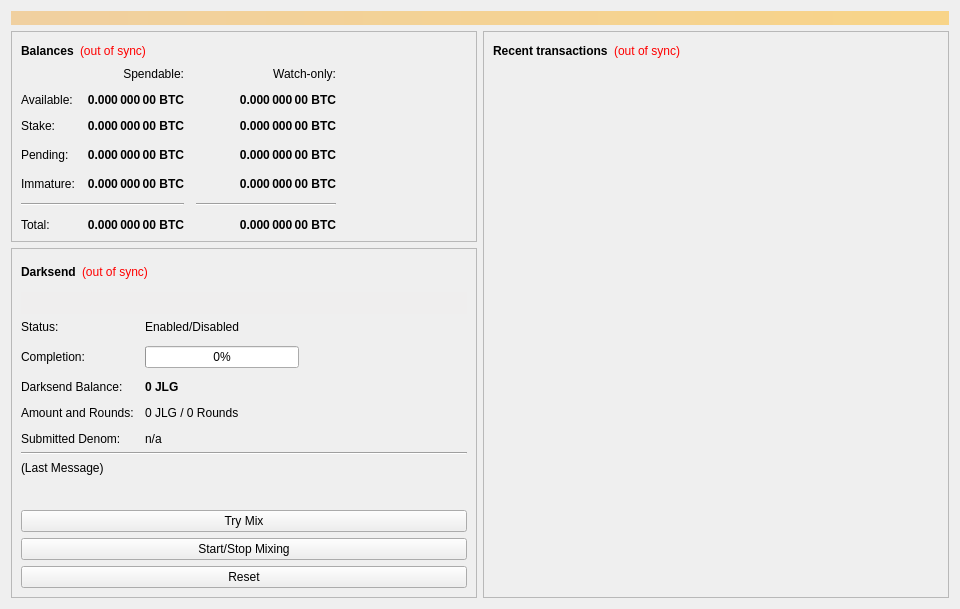
<?xml version="1.0" encoding="UTF-8"?>
<ui version="4.0">
 <class>OverviewPage</class>
 <widget class="QWidget" name="OverviewPage">
  <property name="geometry">
   <rect>
    <x>0</x>
    <y>0</y>
    <width>960</width>
    <height>594</height>
   </rect>
  </property>
  <property name="minimumSize">
   <size>
    <width>960</width>
    <height>0</height>
   </size>
  </property>
  <property name="windowTitle">
   <string>Form</string>
  </property>
  <layout class="QVBoxLayout" name="topLayout">
   <item>
    <widget class="QLabel" name="labelAlerts">
     <property name="visible">
      <bool>false</bool>
     </property>
     <property name="styleSheet">
      <string notr="true">background-color: qlineargradient(x1: 0, y1: 0, x2: 1, y2: 0, stop:0 #F0D0A0, stop:1 #F8D488); color:#000000;</string>
     </property>
     <property name="wordWrap">
      <bool>true</bool>
     </property>
     <property name="margin">
      <number>3</number>
     </property>
    </widget>
   </item>
   <item>
    <layout class="QHBoxLayout" name="horizontalLayout" stretch="1,1">
     <item>
      <layout class="QVBoxLayout" name="verticalLayout_2">
       <item>
        <widget class="QFrame" name="frame">
         <property name="frameShape">
          <enum>QFrame::StyledPanel</enum>
         </property>
         <property name="frameShadow">
          <enum>QFrame::Raised</enum>
         </property>
         <layout class="QVBoxLayout" name="verticalLayout_4">
          <item>
           <layout class="QHBoxLayout" name="horizontalLayout_4">
            <item>
             <widget class="QLabel" name="label_5">
              <property name="font">
               <font>
                <weight>75</weight>
                <bold>true</bold>
               </font>
              </property>
              <property name="text">
               <string>Balances</string>
              </property>
             </widget>
            </item>
            <item>
             <widget class="QLabel" name="labelWalletStatus">
              <property name="cursor">
               <cursorShape>WhatsThisCursor</cursorShape>
              </property>
              <property name="toolTip">
               <string>The displayed information may be out of date. Your wallet automatically synchronizes with the JoltGas network after a connection is established, but this process has not completed yet.</string>
              </property>
              <property name="styleSheet">
               <string notr="true">QLabel { color: red; }</string>
              </property>
              <property name="text">
               <string notr="true">(out of sync)</string>
              </property>
              <property name="alignment">
               <set>Qt::AlignLeading|Qt::AlignLeft|Qt::AlignVCenter</set>
              </property>
             </widget>
            </item>
            <item>
             <spacer name="horizontalSpacer_3">
              <property name="orientation">
               <enum>Qt::Horizontal</enum>
              </property>
              <property name="sizeHint" stdset="0">
               <size>
                <width>40</width>
                <height>20</height>
               </size>
              </property>
             </spacer>
            </item>
           </layout>
          </item>
          <item>
           <layout class="QGridLayout" name="gridLayout">
            <property name="spacing">
             <number>12</number>
            </property>
            <item row="3" column="2">
             <widget class="QLabel" name="labelWatchPending">
              <property name="font">
               <font>
                <weight>75</weight>
                <bold>true</bold>
               </font>
              </property>
              <property name="cursor">
               <cursorShape>IBeamCursor</cursorShape>
              </property>
              <property name="toolTip">
               <string>Unconfirmed transactions to watch-only addresses</string>
              </property>
              <property name="text">
               <string notr="true">0.000 000 00 BTC</string>
              </property>
              <property name="alignment">
               <set>Qt::AlignRight|Qt::AlignTrailing|Qt::AlignVCenter</set>
              </property>
              <property name="textInteractionFlags">
               <set>Qt::LinksAccessibleByMouse|Qt::TextSelectableByKeyboard|Qt::TextSelectableByMouse</set>
              </property>
             </widget>
            </item>
            <item row="3" column="1">
             <widget class="QLabel" name="labelUnconfirmed">
              <property name="font">
               <font>
                <weight>75</weight>
                <bold>true</bold>
               </font>
              </property>
              <property name="cursor">
               <cursorShape>IBeamCursor</cursorShape>
              </property>
              <property name="toolTip">
               <string>Total of transactions that have yet to be confirmed, and do not yet count toward the spendable balance</string>
              </property>
              <property name="text">
               <string notr="true">0.000 000 00 BTC</string>
              </property>
              <property name="alignment">
               <set>Qt::AlignRight|Qt::AlignTrailing|Qt::AlignVCenter</set>
              </property>
              <property name="textInteractionFlags">
               <set>Qt::LinksAccessibleByMouse|Qt::TextSelectableByKeyboard|Qt::TextSelectableByMouse</set>
              </property>
             </widget>
            </item>
            <item row="4" column="2">
             <widget class="QLabel" name="labelWatchImmature">
              <property name="font">
               <font>
                <weight>75</weight>
                <bold>true</bold>
               </font>
              </property>
              <property name="cursor">
               <cursorShape>IBeamCursor</cursorShape>
              </property>
              <property name="toolTip">
               <string>Mined balance in watch-only addresses that has not yet matured</string>
              </property>
              <property name="text">
               <string notr="true">0.000 000 00 BTC</string>
              </property>
              <property name="alignment">
               <set>Qt::AlignRight|Qt::AlignTrailing|Qt::AlignVCenter</set>
              </property>
              <property name="textInteractionFlags">
               <set>Qt::LinksAccessibleByMouse|Qt::TextSelectableByKeyboard|Qt::TextSelectableByMouse</set>
              </property>
             </widget>
            </item>
            <item row="5" column="0" colspan="2">
             <widget class="Line" name="lineSpendableBalance">
              <property name="orientation">
               <enum>Qt::Horizontal</enum>
              </property>
             </widget>
            </item>
            <item row="5" column="2">
             <widget class="Line" name="lineWatchBalance">
              <property name="sizePolicy">
               <sizepolicy hsizetype="Preferred" vsizetype="Fixed">
                <horstretch>0</horstretch>
                <verstretch>0</verstretch>
               </sizepolicy>
              </property>
              <property name="minimumSize">
               <size>
                <width>140</width>
                <height>0</height>
               </size>
              </property>
              <property name="orientation">
               <enum>Qt::Horizontal</enum>
              </property>
             </widget>
            </item>
            <item row="6" column="0">
             <widget class="QLabel" name="labelTotalText">
              <property name="text">
               <string>Total:</string>
              </property>
             </widget>
            </item>
            <item row="4" column="1">
             <widget class="QLabel" name="labelImmature">
              <property name="font">
               <font>
                <weight>75</weight>
                <bold>true</bold>
               </font>
              </property>
              <property name="cursor">
               <cursorShape>IBeamCursor</cursorShape>
              </property>
              <property name="toolTip">
               <string>Mined balance that has not yet matured</string>
              </property>
              <property name="text">
               <string notr="true">0.000 000 00 BTC</string>
              </property>
              <property name="alignment">
               <set>Qt::AlignRight|Qt::AlignTrailing|Qt::AlignVCenter</set>
              </property>
              <property name="textInteractionFlags">
               <set>Qt::LinksAccessibleByMouse|Qt::TextSelectableByKeyboard|Qt::TextSelectableByMouse</set>
              </property>
             </widget>
            </item>
            <item row="3" column="3">
             <spacer name="horizontalSpacer_2">
              <property name="orientation">
               <enum>Qt::Horizontal</enum>
              </property>
              <property name="sizeHint" stdset="0">
               <size>
                <width>40</width>
                <height>20</height>
               </size>
              </property>
             </spacer>
            </item>
            <item row="4" column="0">
             <widget class="QLabel" name="labelImmatureText">
              <property name="text">
               <string>Immature:</string>
              </property>
             </widget>
            </item>
            <item row="6" column="1">
             <widget class="QLabel" name="labelTotal">
              <property name="font">
               <font>
                <weight>75</weight>
                <bold>true</bold>
               </font>
              </property>
              <property name="cursor">
               <cursorShape>IBeamCursor</cursorShape>
              </property>
              <property name="toolTip">
               <string>Your current total balance</string>
              </property>
              <property name="text">
               <string notr="true">0.000 000 00 BTC</string>
              </property>
              <property name="alignment">
               <set>Qt::AlignRight|Qt::AlignTrailing|Qt::AlignVCenter</set>
              </property>
              <property name="textInteractionFlags">
               <set>Qt::LinksAccessibleByMouse|Qt::TextSelectableByKeyboard|Qt::TextSelectableByMouse</set>
              </property>
             </widget>
            </item>
            <item row="6" column="2">
             <widget class="QLabel" name="labelWatchTotal">
              <property name="font">
               <font>
                <weight>75</weight>
                <bold>true</bold>
               </font>
              </property>
              <property name="cursor">
               <cursorShape>IBeamCursor</cursorShape>
              </property>
              <property name="toolTip">
               <string>Current total balance in watch-only addresses</string>
              </property>
              <property name="text">
               <string notr="true">0.000 000 00 BTC</string>
              </property>
              <property name="alignment">
               <set>Qt::AlignRight|Qt::AlignTrailing|Qt::AlignVCenter</set>
              </property>
              <property name="textInteractionFlags">
               <set>Qt::LinksAccessibleByMouse|Qt::TextSelectableByKeyboard|Qt::TextSelectableByMouse</set>
              </property>
             </widget>
            </item>
            <item row="0" column="2">
             <widget class="QLabel" name="labelWatchonly">
              <property name="text">
               <string>Watch-only:</string>
              </property>
              <property name="alignment">
               <set>Qt::AlignRight|Qt::AlignTrailing|Qt::AlignVCenter</set>
              </property>
             </widget>
            </item>
            <item row="1" column="0">
             <widget class="QLabel" name="labelBalanceText">
              <property name="text">
               <string>Available:</string>
              </property>
             </widget>
            </item>
            <item row="1" column="1">
             <widget class="QLabel" name="labelBalance">
              <property name="font">
               <font>
                <weight>75</weight>
                <bold>true</bold>
               </font>
              </property>
              <property name="cursor">
               <cursorShape>IBeamCursor</cursorShape>
              </property>
              <property name="toolTip">
               <string>Your current spendable balance</string>
              </property>
              <property name="text">
               <string notr="true">0.000 000 00 BTC</string>
              </property>
              <property name="alignment">
               <set>Qt::AlignRight|Qt::AlignTrailing|Qt::AlignVCenter</set>
              </property>
              <property name="textInteractionFlags">
               <set>Qt::LinksAccessibleByMouse|Qt::TextSelectableByKeyboard|Qt::TextSelectableByMouse</set>
              </property>
             </widget>
            </item>
            <item row="2" column="0">
             <widget class="QLabel" name="label_10">
              <property name="text">
               <string>Stake:</string>
              </property>
             </widget>
            </item>
            <item row="2" column="1">
             <widget class="QLabel" name="labelStake">
              <property name="font">
               <font>
                <weight>75</weight>
                <bold>true</bold>
               </font>
              </property>
              <property name="cursor">
               <cursorShape>IBeamCursor</cursorShape>
              </property>
              <property name="toolTip">
               <string>Total of coins that was staked, and do not yet count toward the current balance</string>
              </property>
              <property name="text">
               <string notr="true">0.000 000 00 BTC</string>
              </property>
              <property name="alignment">
               <set>Qt::AlignRight|Qt::AlignTrailing|Qt::AlignVCenter</set>
              </property>
              <property name="textInteractionFlags">
               <set>Qt::LinksAccessibleByMouse|Qt::TextSelectableByKeyboard|Qt::TextSelectableByMouse</set>
              </property>
             </widget>
            </item>
            <item row="2" column="2">
             <widget class="QLabel" name="labelWatchStake">
              <property name="font">
               <font>
                <weight>75</weight>
                <bold>true</bold>
               </font>
              </property>
              <property name="cursor">
               <cursorShape>IBeamCursor</cursorShape>
              </property>
              <property name="toolTip">
               <string>Total of coins that was staked in watch-only addresses, and do not yet count toward the current watch-only balance</string>
              </property>
              <property name="text">
               <string notr="true">0.000 000 00 BTC</string>
              </property>
              <property name="alignment">
               <set>Qt::AlignRight|Qt::AlignTrailing|Qt::AlignVCenter</set>
              </property>
              <property name="textInteractionFlags">
               <set>Qt::LinksAccessibleByMouse|Qt::TextSelectableByKeyboard|Qt::TextSelectableByMouse</set>
              </property>
             </widget>
            </item>
            <item row="1" column="2">
             <widget class="QLabel" name="labelWatchAvailable">
              <property name="font">
               <font>
                <weight>75</weight>
                <bold>true</bold>
               </font>
              </property>
              <property name="cursor">
               <cursorShape>IBeamCursor</cursorShape>
              </property>
              <property name="toolTip">
               <string>Your current balance in watch-only addresses</string>
              </property>
              <property name="text">
               <string notr="true">0.000 000 00 BTC</string>
              </property>
              <property name="alignment">
               <set>Qt::AlignRight|Qt::AlignTrailing|Qt::AlignVCenter</set>
              </property>
              <property name="textInteractionFlags">
               <set>Qt::LinksAccessibleByMouse|Qt::TextSelectableByKeyboard|Qt::TextSelectableByMouse</set>
              </property>
             </widget>
            </item>
            <item row="3" column="0">
             <widget class="QLabel" name="labelPendingText">
              <property name="text">
               <string>Pending:</string>
              </property>
             </widget>
            </item>
            <item row="0" column="1">
             <widget class="QLabel" name="labelSpendable">
              <property name="text">
               <string>Spendable:</string>
              </property>
              <property name="alignment">
               <set>Qt::AlignRight|Qt::AlignTrailing|Qt::AlignVCenter</set>
              </property>
             </widget>
            </item>
           </layout>
          </item>
         </layout>
        </widget>
       </item>
       <item>
        <widget class="QFrame" name="frameDarksend">
         <property name="sizePolicy">
          <sizepolicy hsizetype="Expanding" vsizetype="Expanding">
           <horstretch>0</horstretch>
           <verstretch>0</verstretch>
          </sizepolicy>
         </property>
         <property name="minimumSize">
          <size>
           <width>0</width>
           <height>350</height>
          </size>
         </property>
         <property name="layoutDirection">
          <enum>Qt::LeftToRight</enum>
         </property>
         <property name="frameShape">
          <enum>QFrame::StyledPanel</enum>
         </property>
         <property name="frameShadow">
          <enum>QFrame::Raised</enum>
         </property>
         <layout class="QVBoxLayout" name="verticalLayout_5">
          <item>
           <layout class="QHBoxLayout" name="horizontalLayout_5">
            <item>
             <widget class="QLabel" name="label_2">
              <property name="font">
               <font>
                <weight>75</weight>
                <bold>true</bold>
               </font>
              </property>
              <property name="text">
               <string>Darksend</string>
              </property>
             </widget>
            </item>
            <item>
             <widget class="QLabel" name="labelDarksendSyncStatus">
              <property name="toolTip">
               <string>The displayed information may be out of date. Your wallet automatically synchronizes with the JoltGas network after a connection is established, but this process has not completed yet.</string>
              </property>
              <property name="styleSheet">
               <string notr="true">QLabel { color: red; }</string>
              </property>
              <property name="text">
               <string notr="true">(out of sync)</string>
              </property>
              <property name="alignment">
               <set>Qt::AlignLeading|Qt::AlignLeft|Qt::AlignVCenter</set>
              </property>
             </widget>
            </item>
            <item>
             <spacer name="horizontalSpacer_4">
              <property name="orientation">
               <enum>Qt::Horizontal</enum>
              </property>
              <property name="sizeHint" stdset="0">
               <size>
                <width>40</width>
                <height>20</height>
               </size>
              </property>
             </spacer>
            </item>
           </layout>
          </item>
          <item>
           <widget class="QPushButton" name="runAutoDenom">
            <property name="palette">
             <palette>
              <active>
               <colorrole role="WindowText">
                <brush brushstyle="SolidPattern">
                 <color alpha="255">
                  <red>0</red>
                  <green>0</green>
                  <blue>0</blue>
                 </color>
                </brush>
               </colorrole>
               <colorrole role="Button">
                <brush brushstyle="SolidPattern">
                 <color alpha="255">
                  <red>239</red>
                  <green>238</green>
                  <blue>238</blue>
                 </color>
                </brush>
               </colorrole>
               <colorrole role="Light">
                <brush brushstyle="SolidPattern">
                 <color alpha="255">
                  <red>255</red>
                  <green>255</green>
                  <blue>255</blue>
                 </color>
                </brush>
               </colorrole>
               <colorrole role="Midlight">
                <brush brushstyle="SolidPattern">
                 <color alpha="255">
                  <red>247</red>
                  <green>246</green>
                  <blue>246</blue>
                 </color>
                </brush>
               </colorrole>
               <colorrole role="Dark">
                <brush brushstyle="SolidPattern">
                 <color alpha="255">
                  <red>119</red>
                  <green>119</green>
                  <blue>119</blue>
                 </color>
                </brush>
               </colorrole>
               <colorrole role="Mid">
                <brush brushstyle="SolidPattern">
                 <color alpha="255">
                  <red>159</red>
                  <green>159</green>
                  <blue>159</blue>
                 </color>
                </brush>
               </colorrole>
               <colorrole role="Text">
                <brush brushstyle="SolidPattern">
                 <color alpha="255">
                  <red>0</red>
                  <green>0</green>
                  <blue>0</blue>
                 </color>
                </brush>
               </colorrole>
               <colorrole role="BrightText">
                <brush brushstyle="SolidPattern">
                 <color alpha="255">
                  <red>255</red>
                  <green>255</green>
                  <blue>255</blue>
                 </color>
                </brush>
               </colorrole>
               <colorrole role="ButtonText">
                <brush brushstyle="SolidPattern">
                 <color alpha="255">
                  <red>0</red>
                  <green>0</green>
                  <blue>0</blue>
                 </color>
                </brush>
               </colorrole>
               <colorrole role="Base">
                <brush brushstyle="SolidPattern">
                 <color alpha="255">
                  <red>255</red>
                  <green>255</green>
                  <blue>255</blue>
                 </color>
                </brush>
               </colorrole>
               <colorrole role="Window">
                <brush brushstyle="SolidPattern">
                 <color alpha="255">
                  <red>239</red>
                  <green>238</green>
                  <blue>238</blue>
                 </color>
                </brush>
               </colorrole>
               <colorrole role="Shadow">
                <brush brushstyle="SolidPattern">
                 <color alpha="255">
                  <red>0</red>
                  <green>0</green>
                  <blue>0</blue>
                 </color>
                </brush>
               </colorrole>
               <colorrole role="AlternateBase">
                <brush brushstyle="SolidPattern">
                 <color alpha="255">
                  <red>247</red>
                  <green>246</green>
                  <blue>246</blue>
                 </color>
                </brush>
               </colorrole>
               <colorrole role="ToolTipBase">
                <brush brushstyle="SolidPattern">
                 <color alpha="255">
                  <red>255</red>
                  <green>255</green>
                  <blue>220</blue>
                 </color>
                </brush>
               </colorrole>
               <colorrole role="ToolTipText">
                <brush brushstyle="SolidPattern">
                 <color alpha="255">
                  <red>0</red>
                  <green>0</green>
                  <blue>0</blue>
                 </color>
                </brush>
               </colorrole>
              </active>
              <inactive>
               <colorrole role="WindowText">
                <brush brushstyle="SolidPattern">
                 <color alpha="255">
                  <red>0</red>
                  <green>0</green>
                  <blue>0</blue>
                 </color>
                </brush>
               </colorrole>
               <colorrole role="Button">
                <brush brushstyle="SolidPattern">
                 <color alpha="255">
                  <red>239</red>
                  <green>238</green>
                  <blue>238</blue>
                 </color>
                </brush>
               </colorrole>
               <colorrole role="Light">
                <brush brushstyle="SolidPattern">
                 <color alpha="255">
                  <red>255</red>
                  <green>255</green>
                  <blue>255</blue>
                 </color>
                </brush>
               </colorrole>
               <colorrole role="Midlight">
                <brush brushstyle="SolidPattern">
                 <color alpha="255">
                  <red>247</red>
                  <green>246</green>
                  <blue>246</blue>
                 </color>
                </brush>
               </colorrole>
               <colorrole role="Dark">
                <brush brushstyle="SolidPattern">
                 <color alpha="255">
                  <red>119</red>
                  <green>119</green>
                  <blue>119</blue>
                 </color>
                </brush>
               </colorrole>
               <colorrole role="Mid">
                <brush brushstyle="SolidPattern">
                 <color alpha="255">
                  <red>159</red>
                  <green>159</green>
                  <blue>159</blue>
                 </color>
                </brush>
               </colorrole>
               <colorrole role="Text">
                <brush brushstyle="SolidPattern">
                 <color alpha="255">
                  <red>0</red>
                  <green>0</green>
                  <blue>0</blue>
                 </color>
                </brush>
               </colorrole>
               <colorrole role="BrightText">
                <brush brushstyle="SolidPattern">
                 <color alpha="255">
                  <red>255</red>
                  <green>255</green>
                  <blue>255</blue>
                 </color>
                </brush>
               </colorrole>
               <colorrole role="ButtonText">
                <brush brushstyle="SolidPattern">
                 <color alpha="255">
                  <red>0</red>
                  <green>0</green>
                  <blue>0</blue>
                 </color>
                </brush>
               </colorrole>
               <colorrole role="Base">
                <brush brushstyle="SolidPattern">
                 <color alpha="255">
                  <red>255</red>
                  <green>255</green>
                  <blue>255</blue>
                 </color>
                </brush>
               </colorrole>
               <colorrole role="Window">
                <brush brushstyle="SolidPattern">
                 <color alpha="255">
                  <red>239</red>
                  <green>238</green>
                  <blue>238</blue>
                 </color>
                </brush>
               </colorrole>
               <colorrole role="Shadow">
                <brush brushstyle="SolidPattern">
                 <color alpha="255">
                  <red>0</red>
                  <green>0</green>
                  <blue>0</blue>
                 </color>
                </brush>
               </colorrole>
               <colorrole role="AlternateBase">
                <brush brushstyle="SolidPattern">
                 <color alpha="255">
                  <red>247</red>
                  <green>246</green>
                  <blue>246</blue>
                 </color>
                </brush>
               </colorrole>
               <colorrole role="ToolTipBase">
                <brush brushstyle="SolidPattern">
                 <color alpha="255">
                  <red>255</red>
                  <green>255</green>
                  <blue>220</blue>
                 </color>
                </brush>
               </colorrole>
               <colorrole role="ToolTipText">
                <brush brushstyle="SolidPattern">
                 <color alpha="255">
                  <red>0</red>
                  <green>0</green>
                  <blue>0</blue>
                 </color>
                </brush>
               </colorrole>
              </inactive>
              <disabled>
               <colorrole role="WindowText">
                <brush brushstyle="SolidPattern">
                 <color alpha="255">
                  <red>119</red>
                  <green>119</green>
                  <blue>119</blue>
                 </color>
                </brush>
               </colorrole>
               <colorrole role="Button">
                <brush brushstyle="SolidPattern">
                 <color alpha="255">
                  <red>239</red>
                  <green>238</green>
                  <blue>238</blue>
                 </color>
                </brush>
               </colorrole>
               <colorrole role="Light">
                <brush brushstyle="SolidPattern">
                 <color alpha="255">
                  <red>255</red>
                  <green>255</green>
                  <blue>255</blue>
                 </color>
                </brush>
               </colorrole>
               <colorrole role="Midlight">
                <brush brushstyle="SolidPattern">
                 <color alpha="255">
                  <red>247</red>
                  <green>246</green>
                  <blue>246</blue>
                 </color>
                </brush>
               </colorrole>
               <colorrole role="Dark">
                <brush brushstyle="SolidPattern">
                 <color alpha="255">
                  <red>119</red>
                  <green>119</green>
                  <blue>119</blue>
                 </color>
                </brush>
               </colorrole>
               <colorrole role="Mid">
                <brush brushstyle="SolidPattern">
                 <color alpha="255">
                  <red>159</red>
                  <green>159</green>
                  <blue>159</blue>
                 </color>
                </brush>
               </colorrole>
               <colorrole role="Text">
                <brush brushstyle="SolidPattern">
                 <color alpha="255">
                  <red>119</red>
                  <green>119</green>
                  <blue>119</blue>
                 </color>
                </brush>
               </colorrole>
               <colorrole role="BrightText">
                <brush brushstyle="SolidPattern">
                 <color alpha="255">
                  <red>255</red>
                  <green>255</green>
                  <blue>255</blue>
                 </color>
                </brush>
               </colorrole>
               <colorrole role="ButtonText">
                <brush brushstyle="SolidPattern">
                 <color alpha="255">
                  <red>119</red>
                  <green>119</green>
                  <blue>119</blue>
                 </color>
                </brush>
               </colorrole>
               <colorrole role="Base">
                <brush brushstyle="SolidPattern">
                 <color alpha="255">
                  <red>239</red>
                  <green>238</green>
                  <blue>238</blue>
                 </color>
                </brush>
               </colorrole>
               <colorrole role="Window">
                <brush brushstyle="SolidPattern">
                 <color alpha="255">
                  <red>239</red>
                  <green>238</green>
                  <blue>238</blue>
                 </color>
                </brush>
               </colorrole>
               <colorrole role="Shadow">
                <brush brushstyle="SolidPattern">
                 <color alpha="255">
                  <red>0</red>
                  <green>0</green>
                  <blue>0</blue>
                 </color>
                </brush>
               </colorrole>
               <colorrole role="AlternateBase">
                <brush brushstyle="SolidPattern">
                 <color alpha="255">
                  <red>239</red>
                  <green>238</green>
                  <blue>238</blue>
                 </color>
                </brush>
               </colorrole>
               <colorrole role="ToolTipBase">
                <brush brushstyle="SolidPattern">
                 <color alpha="255">
                  <red>255</red>
                  <green>255</green>
                  <blue>220</blue>
                 </color>
                </brush>
               </colorrole>
               <colorrole role="ToolTipText">
                <brush brushstyle="SolidPattern">
                 <color alpha="255">
                  <red>0</red>
                  <green>0</green>
                  <blue>0</blue>
                 </color>
                </brush>
               </colorrole>
              </disabled>
             </palette>
            </property>
            <property name="focusPolicy">
             <enum>Qt::NoFocus</enum>
            </property>
            <property name="autoFillBackground">
             <bool>true</bool>
            </property>
            <property name="text">
             <string/>
            </property>
            <property name="flat">
             <bool>true</bool>
            </property>
           </widget>
          </item>
          <item>
           <layout class="QFormLayout" name="formLayout">
            <property name="fieldGrowthPolicy">
             <enum>QFormLayout::AllNonFixedFieldsGrow</enum>
            </property>
            <property name="horizontalSpacing">
             <number>11</number>
            </property>
            <property name="verticalSpacing">
             <number>12</number>
            </property>
            <item row="0" column="0">
             <widget class="QLabel" name="label_6">
              <property name="text">
               <string>Status:</string>
              </property>
             </widget>
            </item>
            <item row="1" column="0">
             <widget class="QLabel" name="label_7">
              <property name="text">
               <string>Completion:</string>
              </property>
             </widget>
            </item>
            <item row="1" column="1">
             <widget class="QProgressBar" name="darksendProgress">
              <property name="maximumSize">
               <size>
                <width>154</width>
                <height>16777215</height>
               </size>
              </property>
              <property name="value">
               <number>0</number>
              </property>
             </widget>
            </item>
            <item row="3" column="0">
             <widget class="QLabel" name="labelAnonymizedText">
              <property name="text">
               <string>Darksend Balance:</string>
              </property>
             </widget>
            </item>
            <item row="3" column="1">
             <widget class="QLabel" name="labelAnonymized">
              <property name="font">
               <font>
                <weight>75</weight>
                <bold>true</bold>
               </font>
              </property>
              <property name="text">
               <string notr="true">0 JLG</string>
              </property>
             </widget>
            </item>
            <item row="4" column="0">
             <widget class="QLabel" name="label_8">
              <property name="text">
               <string>Amount and Rounds:</string>
              </property>
             </widget>
            </item>
            <item row="4" column="1">
             <widget class="QLabel" name="labelAmountRounds">
              <property name="text">
               <string>0 JLG / 0 Rounds</string>
              </property>
             </widget>
            </item>
            <item row="5" column="0">
             <widget class="QLabel" name="label_9">
              <property name="text">
               <string>Submitted Denom:</string>
              </property>
             </widget>
            </item>
            <item row="5" column="1">
             <widget class="QLabel" name="labelSubmittedDenom">
              <property name="toolTip">
               <string>The denominations you submitted to the Masternode.&lt;br&gt;To mix, other users must submit the exact same denominations.</string>
              </property>
              <property name="text">
               <string>n/a</string>
              </property>
             </widget>
            </item>
            <item row="0" column="1">
             <widget class="QLabel" name="darksendEnabled">
              <property name="text">
               <string>Enabled/Disabled</string>
              </property>
             </widget>
            </item>
           </layout>
          </item>
          <item>
           <widget class="Line" name="lineLastMessage">
            <property name="orientation">
             <enum>Qt::Horizontal</enum>
            </property>
           </widget>
          </item>
          <item>
           <widget class="QLabel" name="darksendStatus">
            <property name="minimumSize">
             <size>
              <width>288</width>
              <height>43</height>
             </size>
            </property>
            <property name="text">
             <string>(Last Message)</string>
            </property>
            <property name="alignment">
             <set>Qt::AlignLeading|Qt::AlignLeft|Qt::AlignTop</set>
            </property>
            <property name="wordWrap">
             <bool>true</bool>
            </property>
           </widget>
          </item>
          <item>
           <widget class="QPushButton" name="darksendAuto">
            <property name="sizePolicy">
             <sizepolicy hsizetype="MinimumExpanding" vsizetype="Fixed">
              <horstretch>0</horstretch>
              <verstretch>0</verstretch>
             </sizepolicy>
            </property>
            <property name="toolTip">
             <string>Try to manually submit a Darksend request.</string>
            </property>
            <property name="text">
             <string>Try Mix</string>
            </property>
           </widget>
          </item>
          <item>
           <widget class="QPushButton" name="toggleDarksend">
            <property name="sizePolicy">
             <sizepolicy hsizetype="MinimumExpanding" vsizetype="Fixed">
              <horstretch>0</horstretch>
              <verstretch>0</verstretch>
             </sizepolicy>
            </property>
            <property name="text">
             <string>Start/Stop Mixing</string>
            </property>
           </widget>
          </item>
          <item>
           <widget class="QPushButton" name="darksendReset">
            <property name="sizePolicy">
             <sizepolicy hsizetype="MinimumExpanding" vsizetype="Fixed">
              <horstretch>0</horstretch>
              <verstretch>0</verstretch>
             </sizepolicy>
            </property>
            <property name="toolTip">
             <string>Reset the current status of Darksend (can interrupt Darksend if it's in the process of Mixing, which can cost you money!)</string>
            </property>
            <property name="autoFillBackground">
             <bool>false</bool>
            </property>
            <property name="text">
             <string>Reset</string>
            </property>
           </widget>
          </item>
         </layout>
        </widget>
       </item>
       <item>
        <spacer name="verticalSpacer">
         <property name="orientation">
          <enum>Qt::Vertical</enum>
         </property>
         <property name="sizeHint" stdset="0">
          <size>
           <width>20</width>
           <height>40</height>
          </size>
         </property>
        </spacer>
       </item>
      </layout>
     </item>
     <item>
      <layout class="QVBoxLayout" name="verticalLayout_3">
       <item>
        <widget class="QFrame" name="frame_2">
         <property name="frameShape">
          <enum>QFrame::StyledPanel</enum>
         </property>
         <property name="frameShadow">
          <enum>QFrame::Raised</enum>
         </property>
         <layout class="QVBoxLayout" name="verticalLayout">
          <item>
           <layout class="QHBoxLayout" name="horizontalLayout_2">
            <item>
             <widget class="QLabel" name="label_4">
              <property name="font">
               <font>
                <weight>75</weight>
                <bold>true</bold>
               </font>
              </property>
              <property name="text">
               <string>Recent transactions</string>
              </property>
             </widget>
            </item>
            <item>
             <widget class="QLabel" name="labelTransactionsStatus">
              <property name="cursor">
               <cursorShape>WhatsThisCursor</cursorShape>
              </property>
              <property name="toolTip">
               <string>The displayed information may be out of date. Your wallet automatically synchronizes with the JoltGas network after a connection is established, but this process has not completed yet.</string>
              </property>
              <property name="styleSheet">
               <string notr="true">QLabel { color: red; }</string>
              </property>
              <property name="text">
               <string notr="true">(out of sync)</string>
              </property>
              <property name="alignment">
               <set>Qt::AlignRight|Qt::AlignTrailing|Qt::AlignVCenter</set>
              </property>
             </widget>
            </item>
            <item>
             <spacer name="horizontalSpacer">
              <property name="orientation">
               <enum>Qt::Horizontal</enum>
              </property>
              <property name="sizeHint" stdset="0">
               <size>
                <width>40</width>
                <height>20</height>
               </size>
              </property>
             </spacer>
            </item>
           </layout>
          </item>
          <item>
           <widget class="QListView" name="listTransactions">
            <property name="styleSheet">
             <string notr="true">QListView { background: transparent; }</string>
            </property>
            <property name="frameShape">
             <enum>QFrame::NoFrame</enum>
            </property>
            <property name="verticalScrollBarPolicy">
             <enum>Qt::ScrollBarAlwaysOff</enum>
            </property>
            <property name="horizontalScrollBarPolicy">
             <enum>Qt::ScrollBarAlwaysOff</enum>
            </property>
            <property name="selectionMode">
             <enum>QAbstractItemView::NoSelection</enum>
            </property>
           </widget>
          </item>
         </layout>
        </widget>
       </item>
      </layout>
     </item>
    </layout>
   </item>
  </layout>
 </widget>
 <resources/>
 <connections/>
</ui>
